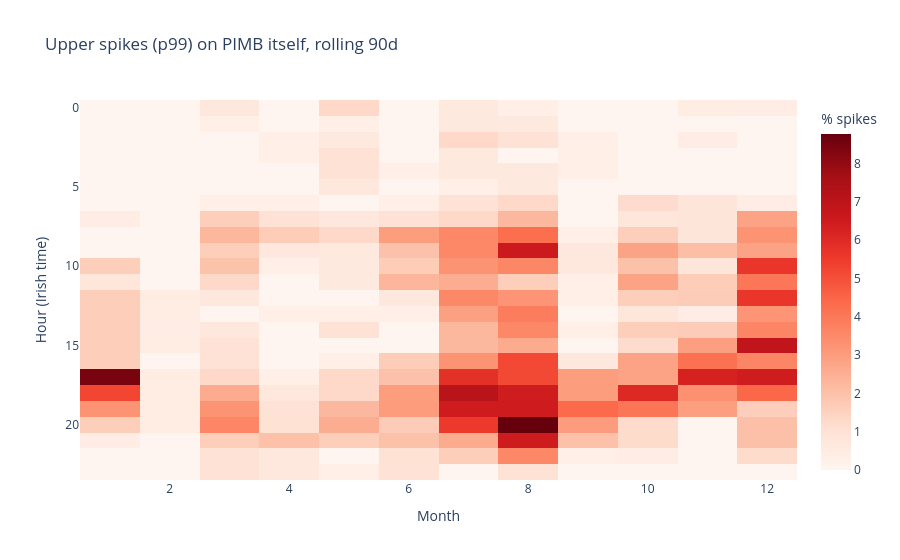

Here is the notebook cell this chart was saved with:
### Markdown cell above
### Check: spikes on the spread versus on the price

The same rolling definition is applied to the imbalance price itself. If price-based spikes concentrate in the evening peak, they are largely following the day-ahead price shape, which supports using the spread.

### Code cell
p = df["pimb_eur"]
labels_price = label_spikes(p, rolling_thresholds(p, "90D"))

both = pd.DataFrame({"spread": labels[PRIMARY]["up_99"], "price": labels_price["up_99"]}).dropna()
overlap = (both["spread"] & both["price"]).sum() / (both["spread"] | both["price"]).sum()
print(f"Jaccard overlap, upper spikes on spread vs price: {overlap:.2f}")

spike_heatmap(labels_price["up_99"], "Upper spikes (p99) on PIMB itself, rolling 90d")

### Figure 1 — Plotly figure (JSON) as saved in the notebook; plotly's stock layout.template omitted (floating-point values rounded to 4 significant figures; data arrays with more than 128 entries replaced by an {"elided": "..."} marker saying what was removed)
{"data": [{"coloraxis": "coloraxis", "hovertemplate": "Month: %{x}<br>Hour (Irish time): %{y}<br>% spikes: %{z}<extra></extra>", "name": "0", "type": "heatmap", "x": [1, 2, 3, 4, 5, 6, 7, 8, 9, 10, 11, 12], "xaxis": "x", "y": [0, 1, 2, 3, 4, 5, 6, 7, 8, 9, 10, 11, 12, 13, 14, 15, 16, 17, 18, 19, 20, 21, 22, 23], "yaxis": "y", "z": {"elided": "24x12 float values"}}], "layout": {"coloraxis": {"autocolorscale": false, "colorbar": {"title": {"text": "% spikes"}}, "colorscale": [[0, "rgb(255,245,240)"], [0.125, "rgb(254,224,210)"], [0.25, "rgb(252,187,161)"], [0.375, "rgb(252,146,114)"], [0.5, "rgb(251,106,74)"], [0.625, "rgb(239,59,44)"], [0.75, "rgb(203,24,29)"], [0.875, "rgb(165,15,21)"], [1, "rgb(103,0,13)"]]}, "title": {"text": "Upper spikes (p99) on PIMB itself, rolling 90d"}, "xaxis": {"anchor": "y", "domain": [0, 1], "title": {"text": "Month"}}, "yaxis": {"anchor": "x", "autorange": "reversed", "domain": [0, 1], "title": {"text": "Hour (Irish time)"}}}}
